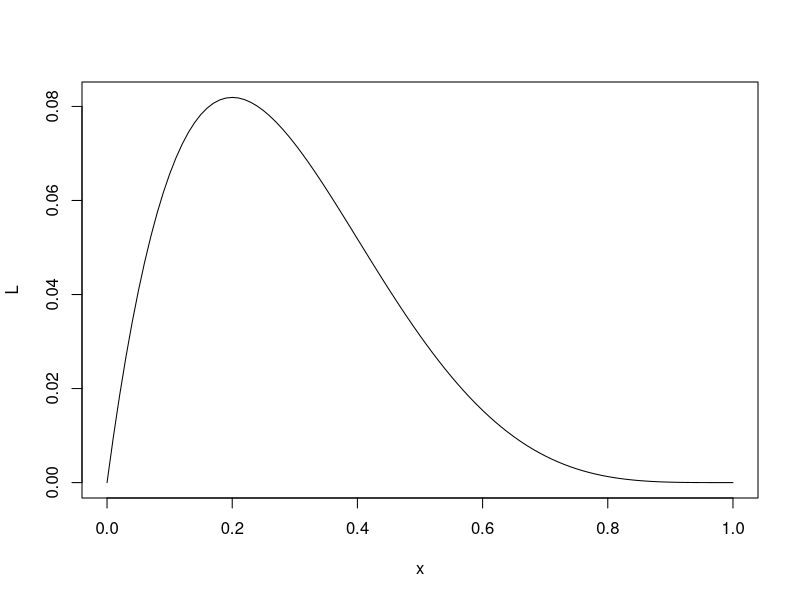

Here is the R script that generated this plot:
## ---- chunk 1
L= function(p, N=5) {
  p*(1-p)^(N-1)
}
plot(L, from=0, to =1)
optimize(L, interval=c(0,1), maximum=TRUE)
